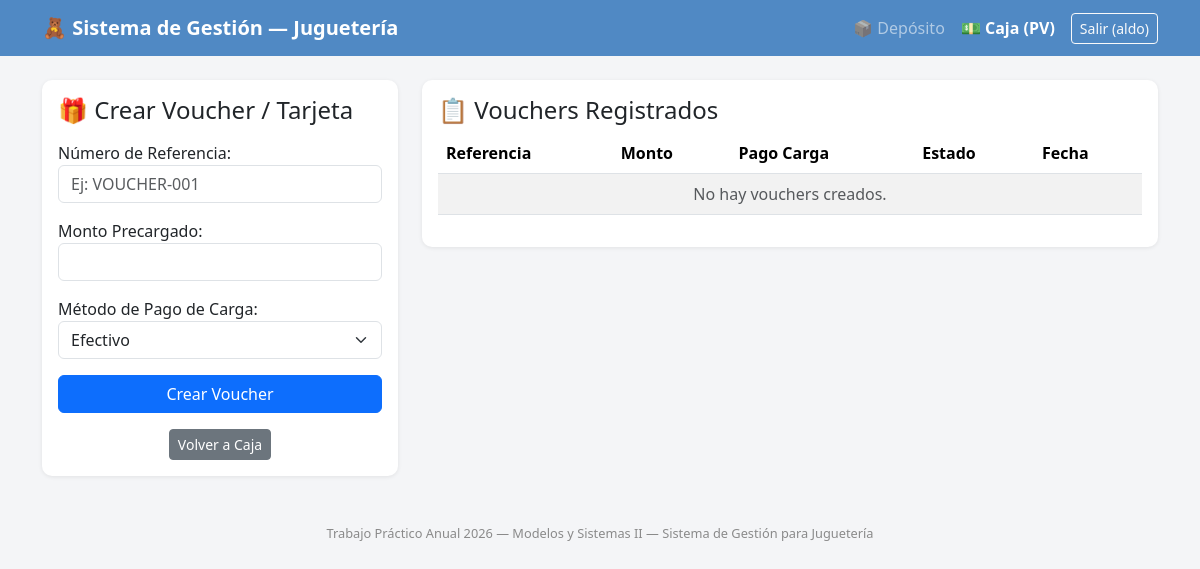
Before: /caja/vouchers/ (signed in) with the older database file.
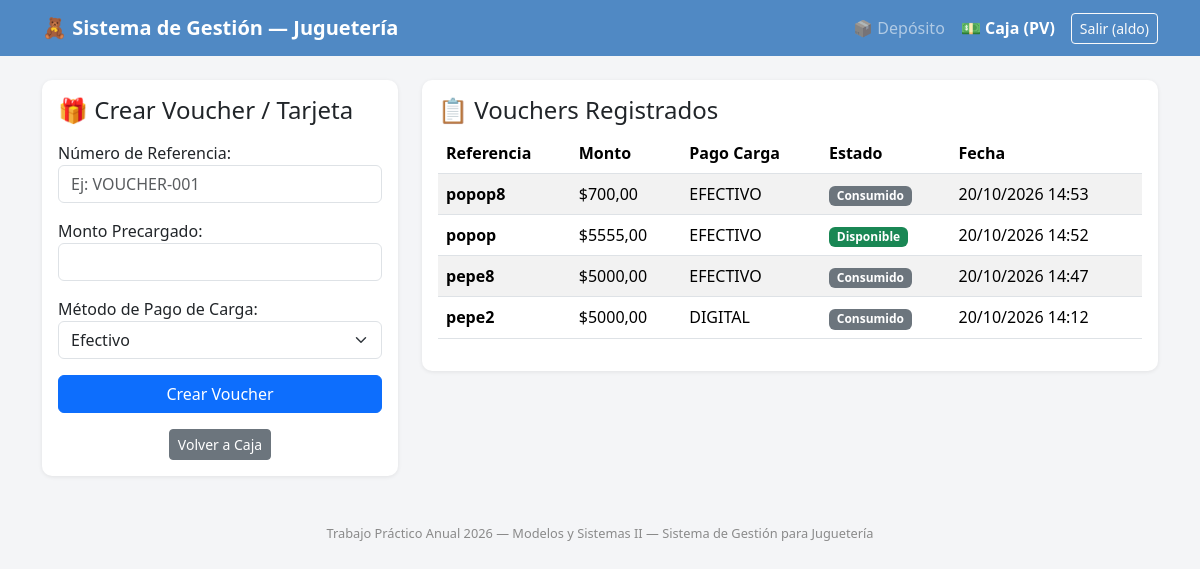
After: the same page with the newer database file.
### productos/models.py (models this page shows, shortened)
class Voucher(models.Model):
    codigo_referencia = models.CharField("Número de Referencia", max_length=50, unique=True)
    monto_precargado = models.DecimalField("Monto Precargado", max_digits=10, decimal_places=2)
    consumido = models.BooleanField("Consumido", default=False)
    metodo_pago_carga = models.CharField(
        "Método de Pago de Carga",
        max_length=20,
        choices=[('EFECTIVO', 'Efectivo'), ('DIGITAL', 'Digital')],
        default='EFECTIVO'
    )
    fecha_creacion = models.DateTimeField("Fecha de Creación", auto_now_add=True)
    class Meta:
        verbose_name = "Voucher / Tarjeta de Regalo"
        verbose_name_plural = "Vouchers / Tarjetas de Regalo"
        ordering = ["-fecha_creacion"]

### productos/caja_views.py (the view)
# urls.py: path("caja/vouchers/", caja_views.caja_vouchers, name="caja_vouchers"),
@login_required
def caja_vouchers(request):
    vouchers = Voucher.objects.all()
    if request.method == "POST":
        form = VoucherForm(request.POST)
        if form.is_valid():
            form.save()
            messages.success(request, "Voucher / Tarjeta de regalo creada exitosamente.")
            return redirect("caja_vouchers")
    else:
        form = VoucherForm()
    return render(request, "productos/caja_vouchers.html", {"form": form, "vouchers": vouchers})

### productos/forms.py
class VoucherForm(forms.ModelForm):
    class Meta:
        model = Voucher
        fields = ["codigo_referencia", "monto_precargado", "metodo_pago_carga"]
        widgets = {
            "codigo_referencia": forms.TextInput(attrs={"class": "form-control", "placeholder": "Ej: VOUCHER-001"}),
            "monto_precargado": forms.NumberInput(attrs={"class": "form-control", "step": "0.01", "min": "0.01"}),
            "metodo_pago_carga": forms.Select(attrs={"class": "form-select"}),
        }

### productos/templates/productos/caja_vouchers.html (shortened to what this page needs)
{% extends "productos/base.html" %}
{% block content %}
<div class="row mt-3">
  <div class="col-md-4">
    <div class="card p-3">
      <h4>🎁 Crear Voucher / Tarjeta</h4>
      <form method="post" class="mt-2">
        {{ form.as_p }}
        <button type="submit" class="btn btn-primary w-100">Crear Voucher</button>
      </form>
      <div class="mt-3 text-center">
        <a href="{% url 'caja_dashboard' %}" class="btn btn-secondary btn-sm">Volver a Caja</a>
      </div>
    </div>
  </div>
  <div class="col-md-8">
    <div class="card p-3">
      <h4>📋 Vouchers Registrados</h4>
      <div class="table-responsive">
        <table class="table table-striped align-middle">
          <thead>
            <tr>
              <th>Referencia</th>
              <th>Monto</th>
              <th>Pago Carga</th>
              <th>Estado</th>
              <th>Fecha</th>
            </tr>
          </thead>
          <tbody>
            {% for v in vouchers %}
            <tr>
              <td><strong>{{ v.codigo_referencia }}</strong></td>
              <td>${{ v.monto_precargado }}</td>
              <td>{{ v.metodo_pago_carga }}</td>
              <td>
                {% if v.consumido %}
                <span class="badge bg-secondary">Consumido</span>
                {% else %}
                <span class="badge bg-success">Disponible</span>
                {% endif %}
              </td>
              <td>{{ v.fecha_creacion|date:"d/m/Y H:i" }}</td>
            </tr>
            {% empty %}
            <tr><td colspan="5" class="text-center text-muted">No hay vouchers creados.</td></tr>
            {% endfor %}
          </tbody>
        </table>
      </div>
    </div>
  </div>
</div>
{% endblock %}

### productos/templates/productos/base.html (shortened to what this page needs)
<!DOCTYPE html>
<html lang="es">
<head>
<link href="https://cdn.jsdelivr.net/npm/bootstrap@5.3.3/dist/css/bootstrap.min.css" rel="stylesheet">
</head>
<body>
<nav class="navbar navbar-expand-lg navbar-dark" style="background:#5089C4;">
  <div class="container">
    <a class="navbar-brand" href="{% url 'carga_productos' %}">🧸 Sistema de Gestión — Juguetería</a>
    <div class="collapse navbar-collapse justify-content-end" id="navbarNav">
      <ul class="navbar-nav align-items-center">
        <li class="nav-item">
          <a class="nav-link {% if request.resolver_match.url_name == 'carga_productos' %}active fw-bold{% endif %}" href="{% url 'carga_productos' %}">📦 Depósito</a>
        </li>
        <li class="nav-item">
          <a class="nav-link {% if 'caja' in request.resolver_match.url_name %}active fw-bold{% endif %}" href="{% url 'caja_dashboard' %}">💵 Caja (PV)</a>
        </li>
        {% if user.is_authenticated %}
        <li class="nav-item ms-2">
          <form action="{% url 'logout' %}" method="post" class="d-inline">
            <button type="submit" class="btn btn-sm btn-outline-light">Salir ({{ user.username }})</button>
          </form>
        </li>
        {% else %}
        <li class="nav-item">
          <a class="nav-link" href="{% url 'login' %}">Ingresar</a>
        </li>
        {% endif %}
      </ul>
    </div>
  </div>
</nav>
<div class="container my-4">
  {% block content %}{% endblock %}
  <footer class="text-center mt-5 mb-3">Trabajo Práctico Anual 2026 — Modelos y Sistemas II — Sistema de Gestión para Juguetería</footer>
</div>
</body>
</html>

### productos/templates/productos/base.html (style rules this page uses)
body { background:#f4f5f7; }
.navbar-brand { font-weight:700; }
.card { border:none; box-shadow:0 1px 4px rgba(0,0,0,.08); border-radius:10px; }
footer { color:#8a8a8a; font-size:.8rem; }

Changed rows visible on the page:
added Voucher: codigo_referencia "popop8", monto_precargado "700,00", metodo_pago_carga "EFECTIVO", consumido "Consumido", fecha_creacion "20/10/2026 14:53"
added Voucher: codigo_referencia "popop", monto_precargado "5555,00", metodo_pago_carga "EFECTIVO", consumido "Disponible", fecha_creacion "20/10/2026 14:52"
added Voucher: codigo_referencia "pepe8", monto_precargado "5000,00", metodo_pago_carga "EFECTIVO", consumido "Consumido", fecha_creacion "20/10/2026 14:47"
added Voucher: codigo_referencia "pepe2", monto_precargado "5000,00", metodo_pago_carga "DIGITAL", consumido "Consumido", fecha_creacion "20/10/2026 14:12"
Other visible differences:
text no longer shown: "No hay vouchers creados."
